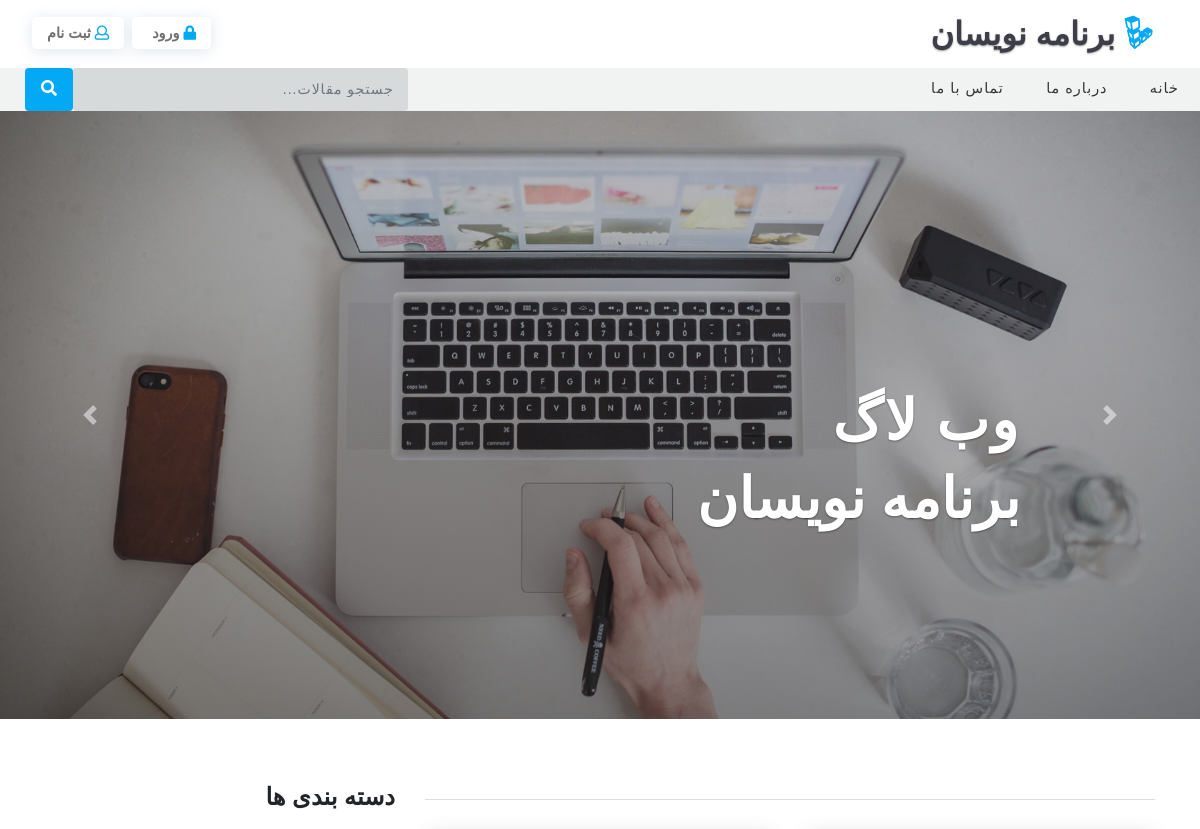
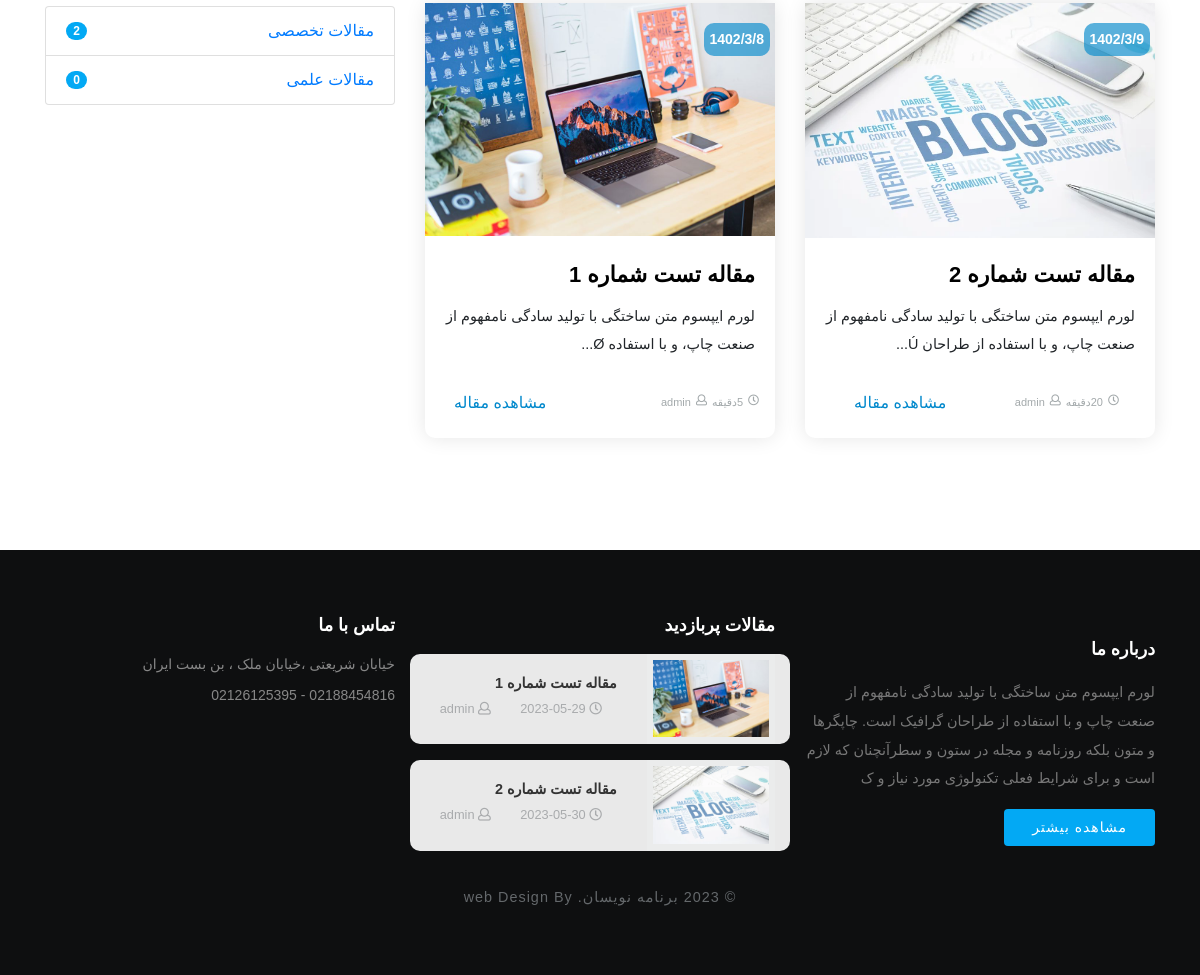
The page / on the database its author committed (2 pictures, top to bottom).
### tables this page shows
CREATE TABLE IF NOT EXISTS `titles` (
  `id` int UNSIGNED NOT NULL AUTO_INCREMENT,
  `website_name` varchar(40) DEFAULT NULL,
  `tagline` varchar(40) DEFAULT NULL,
  `icon` varchar(40) DEFAULT NULL,
  `keywords` varchar(220) DEFAULT NULL,
  `short_description` varchar(200) DEFAULT NULL,
  `bannertext1` varchar(150) DEFAULT NULL,
  `bannertext2` varchar(150) DEFAULT NULL,
  `bannertext3` varchar(150) DEFAULT NULL,
  `bannertext4` varchar(150) DEFAULT NULL,
  `detailed_description` text,
  `address` varchar(40) DEFAULT NULL,
  `email` varchar(80) DEFAULT NULL,
  `phone` varchar(40) DEFAULT NULL,
  `googlemap` varchar(255) DEFAULT NULL,
  PRIMARY KEY (`id`)
);

CREATE TABLE IF NOT EXISTS `blogs` (
  `id` int UNSIGNED NOT NULL AUTO_INCREMENT,
  `title` varchar(190) NOT NULL,
  `tags` varchar(40) NOT NULL,
  `content` text NOT NULL,
  `photo` varchar(50) NOT NULL,
  `posted` varchar(40) NOT NULL,
  `date` date DEFAULT NULL,
  `author` varchar(40) DEFAULT NULL,
  `category` varchar(40) NOT NULL,
  `time` varchar(40) DEFAULT NULL,
  PRIMARY KEY (`id`),
  KEY `category` (`category`)
);

CREATE TABLE IF NOT EXISTS `blog_categories` (
  `id` int UNSIGNED NOT NULL AUTO_INCREMENT,
  `name` varchar(40) NOT NULL,
  PRIMARY KEY (`id`)
);

### libs/jdf.php (called while the page is built, shortened)
<?php
function tr_num($str, $mod = 'en', $mf = '٫') {
  $num_a = array('0', '1', '2', '3', '4', '5', '6', '7', '8', '9', '.');
  $key_a = array('۰', '۱', '۲', '۳', '۴', '۵', '۶', '۷', '۸', '۹', $mf);
  return ($mod == 'fa') ? str_replace($num_a, $key_a, $str) : str_replace($key_a, $num_a, $str);
}
function gregorian_to_jalali($gy, $gm, $gd, $mod = '') {
   list($gy, $gm, $gd) = explode('_', tr_num($gy . '_' . $gm . '_' . $gd));
  $g_d_m = array(0, 31, 59, 90, 120, 151, 181, 212, 243, 273, 304, 334);
  $gy2 = ($gm > 2) ? ($gy + 1) : $gy;
  $days = 355666 + (365 * $gy) + ((int) (($gy2 + 3) / 4)) - ((int) (($gy2 + 99) / 100)) + ((int) (($gy2 + 399) / 400)) + $gd + $g_d_m[$gm - 1];
  $jy = -1595 + (33 * ((int) ($days / 12053)));
  $days %= 12053;
  $jy += 4 * ((int) ($days / 1461));
  $days %= 1461;
  if ($days > 365) {
    $jy += (int) (($days - 1) / 365);
    $days = ($days - 1) % 365;
  }
  if ($days < 186) {
    $jm = 1 + (int) ($days / 31);
    $jd = 1 + ($days % 31);
  } else {
    $jm = 7 + (int) (($days - 186) / 30);
    $jd = 1 + (($days - 186) % 30);
  }
  return ($mod == '') ? array($jy, $jm, $jd) : $jy . $mod . $jm . $mod . $jd;
}

### libs/fetch_data.php (the view, shortened to what this page needs)
<?php
 require_once("libs/jdf.php");
function getshortdescription($table){
	require("database/db_connect.php");
	$sql="SELECT * FROM $table ";
	if ($result=mysqli_query($con,$sql))
	{
		foreach ($result as $titles => $sdc) {
			echo ''.$sdc['short_description'].'';
		}
	}
}
function getcontact($table){
	require("database/db_connect.php");
	$sql="SELECT * FROM $table ";
	if ($result=mysqli_query($con,$sql))
	{
		foreach ($result as $titles => $sdc) {
		echo '<div class="contact-info">'.$sdc['address'].'</div>
		      <div class="contact-info">'.$sdc['phone'].'</div>
		';
		}
	}
}
function countcategories(){
	require("database/db_connect.php");
	$sql="SELECT * FROM blog_categories LIMIT 10";
	if ($result=mysqli_query($con,$sql))
	{
		foreach ($result as $categoriescount => $categorydata) {
			$categoryid=$categorydata['id'];
			$sql="SELECT * FROM blogs WHERE category='$categoryid'";
			if ($result=mysqli_query($con,$sql)) {
				$rowcountcategory=mysqli_num_rows($result);
			}
			echo '<li class="list-group-item d-flex justify-content-between align-items-center">
			<a href="category.php?id='.$categorydata['id'].'">'.$categorydata['name'].'</a>
			<span class="badge badge-success badge-pill">'.$rowcountcategory.'</span>
			</li>';
		}
	}
}
function getbannertext($table,$position){
	require("database/db_connect.php");
	$sql="SELECT * FROM $table ";
	if ($result=mysqli_query($con,$sql))
	{
		foreach ($result as $titles => $bannertext) {
			if ($position==1) {
				echo ''.$bannertext['bannertext1'].'';
			}
			elseif ($position==2) {
				echo ''.$bannertext['bannertext2'].'';
			}
			elseif ($position==3) {
				echo ''.$bannertext['bannertext3'].'';
			}
			elseif ($position==4) {
				echo ''.$bannertext['bannertext4'].'';
			}
		}
	}
}
function getwebname($table){
	require("database/db_connect.php");
	$sql="SELECT * FROM $table ";
	if ($result=mysqli_query($con,$sql))
	{
		foreach ($result as $titles => $blogname) {
			echo ''.$blogname['website_name'].'';
		}
	}
}
function getcategoriesmenu($table)
{
	require("database/db_connect.php");
	$sql="SELECT * FROM $table ";
	if ($result=mysqli_query($con,$sql))
	{
		$rowcount=mysqli_num_rows($result);
		if ($rowcount==0) {
			echo 'No Categories';
		}
		foreach ($result as $blog_categories => $category) {
			echo '<a class="dropdown-item" href="category.php?id='.$category['id'].'">'.$category['name'].'</a>
			<div class="dropdown-divider"></div>';
		}
	}
}
function getblogridposts($table){
	require("database/db_connect.php");
	$sql="SELECT * FROM $table WHERE posted='publish' ORDER BY id DESC LIMIT 8";
	if ($result=mysqli_query($con,$sql))
	{
		foreach ($result as $bloggrid => $griditem) {
		  $y =  substr($griditem['date'], 0, 4);
		  $m = substr($griditem['date'],5, 2);
		  $d  =substr($griditem['date'],8, 2);
		 $content =  substr($griditem['content'],0,230) ;
		$jalali =  gregorian_to_jalali($y,$m, $d,'/');
			echo '<div class="col-md-6 blog-grid-top">
			<article class="card">
			<header class="card__thumb">
				<a  href="single.php?id='.$griditem['id'].'"><img class="w-100" src=" dashboard/images/'.$griditem['photo'].'"></a>
			</header>
			<div class="card__date">
				<span class="card__date__day">'.$jalali.'</span>
			</div>
			<div class="card__body">
				<div class="card__title text-right"><a  href="single.php?id='.$griditem['id'].'">'.$griditem['title'].'</a></div>
				<div class="card__subtitle text-right">'.$content.'...</div>
				</div>
			<div class="card__footer d-flex gap-3 p-3 align-items-center justify-content-start align-content-center">
				<span class="d-flex gap-3"><i class="far fa-clock"></i>'.$griditem['time'].'دقیقه</span>
				<span class="d-flex gap-3"><i class="far fa-user"></i>'.$griditem['author'].'</span>
				<a href="single.php?id='.$griditem['id'].'" class="btn btn-link mr-auto fs-2 btn-blog">مشاهده مقاله</a>
			</div>
		</article>
			</div>';
		}
	}
}
function getolderposts($table){
	require("database/db_connect.php");
	$sql="SELECT * FROM $table WHERE posted='publish' ORDER BY id ASC LIMIT 2";
	if ($result=mysqli_query($con,$sql))
	{
		foreach ($result as $olderposts => $op) {
			echo '<div class="blog-grids row mb-3 d-flex align-items-center">
			<div class="col-md-5 blog-grid-left">
			<a href="single.php?id='.$op['id'].'">
			<img src=" dashboard/images/'.$op['photo'].'" class="img-fluid" alt="cms">
			</a>
			</div>
			<div class="col-md-7 blog-grid-right">
			<h5>
			<a href="single.php?id='.$op['id'].'">'.$op['title'].'</a>
			</h5>
			<div class="sub-meta d-flex justify-content-around">
			<span>
			<i class="far fa-clock"></i> '.$op['date'].'</span>
			<span>
			<i class="far fa-user"></i> '.$op['author'].'</span>
			</div>
			</div>
			</div>';
		}
	}
}
?>

### index.php (shortened to what this page needs)
<?php require("libs/fetch_data.php");?>
<!DOCTYPE html>
<html dir="rtl" lang="AF">
<head>
	<title><?php getwebname("titles"); echo"|"; gettagline("titles");?></title>
	<link href="css/bootstrap.css" rel='stylesheet' type='text/css' />
	<link rel="stylesheet" href="css/jquery.desoslide.css">
	<link href="css/style.css" rel='stylesheet' type='text/css' />
	<link href="css/fontawesome-all.css" rel="stylesheet">
</head>
<body>
	<?php include("header.php");?>
	<?php include("banner.php");?>
	<section class="main-content-w3layouts-agileits">
		<div class="container">
			<div class="row">
				<div class="col-lg-8 left-blog-info-w3layouts-agileits text-left">
					<div class="blog-girds-sec">
						<div class="row">
							<?php getblogridposts("blogs");?>
						</div>
					</div>
				</div>
				<aside class="col-lg-4 agileits-w3ls-right-blog-con text-right">
					<div class="right-blog-info text-right">
						<h4 class="mb-4"><strong>دسته بندی ها</strong></h4>
						<ul class="list-group single">
							<?php countcategories();?>
						</ul>
					</section>
					<?php include("footer.php");?>
						</body>
						</html>

### header.php (shortened to what this page needs)
<header>
<link href="https://v1.fontapi.ir/css/Shabnam" rel="stylesheet">
		<div class="top-bar_sub_w3layouts container-fluid">
			<div class="row d-flex justify-content-between">
				<div class="col-md-4 logo text-right">
					<a class="navbar-brand" href="index.php">
						<i class="fab fa-linode"></i> <?php getwebname("titles"); ?></a>
				</div>
				<div class="col-md-4 top-forms d-none d-md-block text-left mt-lg-3 mt-md-1 mt-0">
					<span class="mx-lg-2 mx-md-2  mx-1 button-style">
						<a href=" dashboard/index.php">
							<i class="fas fa-lock"></i> <strong>ورود</strong></a>
					</span>
					<span class="button-style">
						<a href=" dashboard/membership_signup.php">
							<i class="far fa-user"></i> <strong>ثبت نام</strong></a>
					</span>
				</div>
			</div>
		</div>
			<div class="header_top" id="home">
				<nav class="navbar-expand-lg navbar-light bg-light text-right">
					<div class="collapse navbar-collapse" id="navbarSupportedContent">
						<ul class="navbar-nav ml-auto  ">
							<li class="nav-item">
								<a class="nav-link" href="index.php">خانه
								</a>
							</li>
							<li class="nav-item">
								<a class="nav-link" href="about.php">درباره ما</a>
							</li>
									<?php getcategoriesmenu("blog_categories"); ?>
							<li class="nav-item">
								<a class="nav-link" href="contact.php">تماس با ما</a>
							</li>
						</ul>
							<form action="search.php" method="post" class="rounded form-inline my-2 my-lg-0 header-search" name="form">
								<input class="rounded text-right form-control" type="search" placeholder="جستجو مقالات..." required="yes" type="text" name="search[keyword]">
								<button class="btn rounded btn1 my-2 my-sm-0" type="submit" name="submit"><i class="fas fa-search"></i></button>
							</form>
					</div>
				</nav>
			</div>
	</header>

### banner.php (shortened to what this page needs)
<div class="banner">
	<div id="carouselExampleIndicators" class="carousel slide" data-ride="carousel">
		<div class="carousel-inner" role="listbox">
			<div class="carousel-item active">
				<div class="carousel-caption text-right">
					<h3>
						<?php getbannertext("titles","1") ?>
					</h3>
				</div>
			</div>
		<a class="carousel-control-prev" href="#carouselExampleIndicators" role="button" data-slide="prev">
			<span class="carousel-control-prev-icon" aria-hidden="true"></span>
		</a>
		<a class="carousel-control-next" href="#carouselExampleIndicators" role="button" data-slide="next">
			<span class="carousel-control-next-icon" aria-hidden="true"></span>
		</a>
	</div>
</div>

### footer.php
<footer>
	<div class="container">
		<div class="row">
			<div class="col-lg-4 footer-grid-agileits-w3ls text-right my-4">
				<h3>درباره ما</h3>
				<p><?php getshortdescription("titles"); ?></p>
				<div class="read">
					<a href="about.php" class="btn btn-sm rounded btn-primary read-m">مشاهده بیشتر</a>
				</div>
			</div>
			<div class="col-lg-4 d-none d-md-block footer-grid-agileits-w3ls text-right">
				<div class="tech-btm">
					<h3>مقالات پربازدید</h3>
					<?php getolderposts("blogs");?>
				</div>
			</div>
			<div class="col-lg-4 subscribe-main footer-grid-agileits-w3ls text-right">
			<h3>تماس با ما</h3>
				<p><?php getcontact("titles"); ?></p>
			</div>
		</div>
		<div class="footer-cpy text-center">
			<div class="w3layouts-agile-copyrightbottom">
				<p>© <?php $current=date("Y"); print_r($current); echo"&nbsp;"; getwebname("titles");?>. web Design By
				</p>
			</div>
		</div>
	</div>
</footer>

### header.php (style rules this page uses)
body , h1 , div , span , h2 , h4 , h3 , h6 , span , p, a , input { font-family: Shabnam, sans-serif!important; letter-spacing: normal; }

### rows shown on the page
titles: website_name "برنامه نویسان", bannertext1 "وب لاگ برنامه نویسان", short_description "لورم ایپسوم متن ساختگی با تولید سادگی نامفهوم از صنعت چاپ و با استفاده از طراحان گرافیک است. چاپگرها و متون بلکه روزنامه و مجله در ستون و سطرآنچنان که لازم است و برای شرایط فعلی تکنولوژی مورد نیاز و ک", address "خیابان شریعتی ،خیابان ملک ، بن بست ایران", phone "02188454816 - 02126125395"
blogs: photo (picture), date "1402/3/9", title "مقاله تست شماره 2", content "لورم ایپسوم متن ساختگی با تولید سادگی نامفهوم از صنعت چاپ، و با استفاده از طراحان Ú", time "20", author "admin", date "2023-05-30"
blogs: photo (picture), date "1402/3/8", title "مقاله تست شماره 1", content "لورم ایپسوم متن ساختگی با تولید سادگی نامفهوم از صنعت چاپ، و با استفاده Ø", time "5", author "admin", date "2023-05-29"
blog_categories: name "مقالات تخصصی", rowcountcategory "2"
blog_categories: name "مقالات علمی", rowcountcategory "0"
